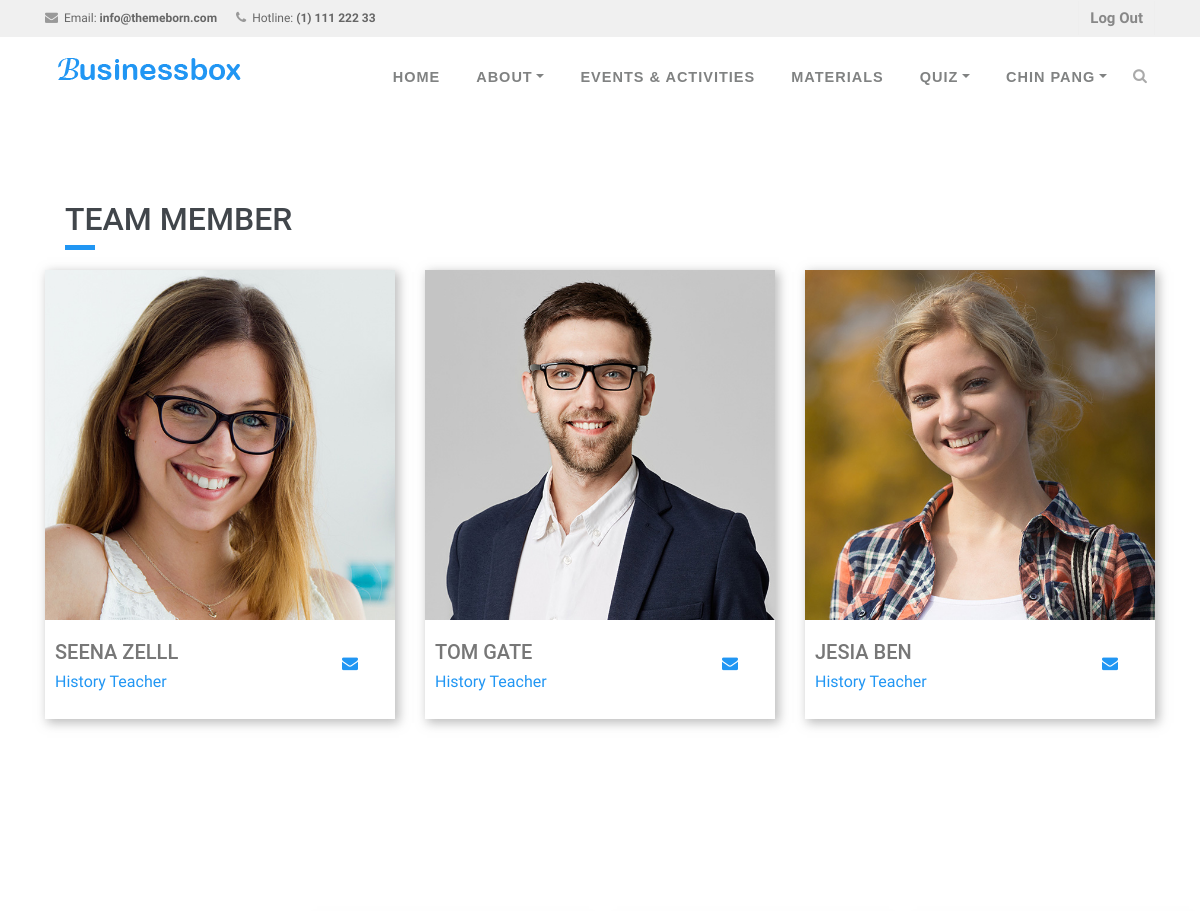
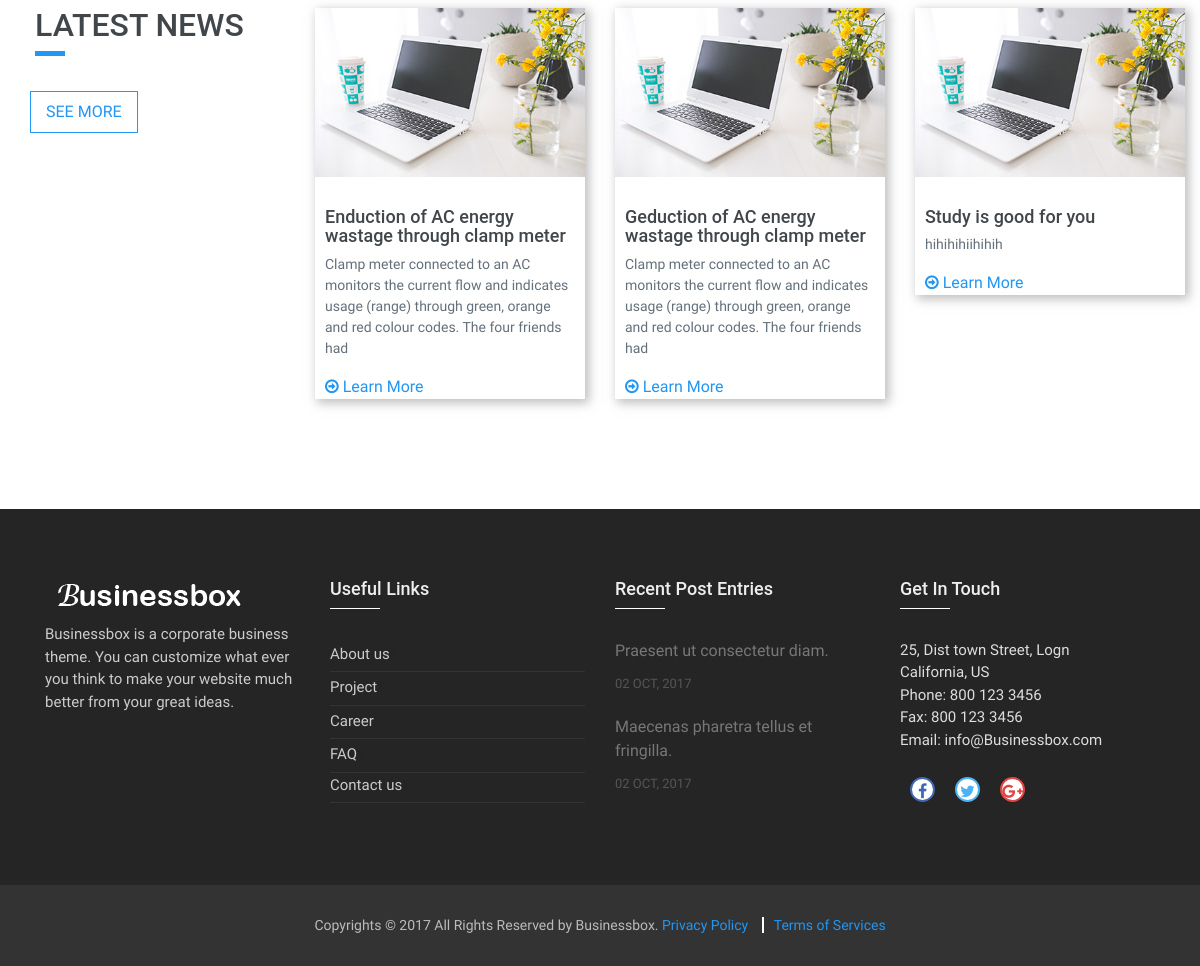
The app's page /System/team.php (signed in) with its own data (2 pictures, top to bottom).
### tables this page shows
CREATE TABLE IF NOT EXISTS `student` (
  `student_id` int(11) NOT NULL AUTO_INCREMENT,
  `student_fullname` varchar(255) NOT NULL,
  `student_ic` varchar(12) NOT NULL,
  `student_email` varchar(255) NOT NULL,
  `student_username` varchar(255) NOT NULL,
  `student_password` varchar(255) NOT NULL,
  `student_photo` text,
  `classroom_id` varchar(2) NOT NULL,
  `status` varchar(8) DEFAULT NULL,
  PRIMARY KEY (`student_id`)
);

CREATE TABLE IF NOT EXISTS `teacher` (
  `teacher_id` int(11) NOT NULL AUTO_INCREMENT,
  `teacher_fullname` varchar(255) NOT NULL,
  `teacher_ic` varchar(12) NOT NULL,
  `teacher_email` varchar(255) NOT NULL,
  `teacher_username` varchar(255) NOT NULL,
  `teacher_password` varchar(255) NOT NULL,
  `teacher_photo` text,
  PRIMARY KEY (`teacher_id`)
);

CREATE TABLE IF NOT EXISTS `announcement` (
  `ann_id` int(11) NOT NULL AUTO_INCREMENT,
  `ann_name` varchar(255) NOT NULL,
  `ann_content` text NOT NULL,
  `ann_image` varchar(255) NOT NULL,
  `teacher_id` int(11) NOT NULL,
  `date_uploaded` date NOT NULL,
  PRIMARY KEY (`ann_id`)
);

### System/team.php (the view, shortened to what this page needs)
<!DOCTYPE html>
<html lang="en">
  <head>
    <link href="css/bootstrap/bootstrap.min.css" rel="stylesheet">
    <link rel="stylesheet" href="font-awesome-4.7.0/css/font-awesome.min.css">
    <link rel="stylesheet" href="css/animate/animate.min.css">
    <link rel="stylesheet" href="css/owl-carousel/owl.carousel.min.css">
    <link rel="stylesheet" href="css/owl-carousel/owl.theme.default.min.css">
    <link rel="stylesheet" href="css/style.css">
    <link rel="stylesheet" href="css/team.css">
  </head>
  <body id="page-top">
    <header>
      <div class="top-menubar">
        <div class="topmenu">
          <div class="container">
            <div class="row">
              <div class="col-md-7">
                <ul class="list-inline top-contacts">
                  <li>
                    <i class="fa fa-envelope"></i> Email: <a href="mailto:info@themeborn.com"><b>info@themeborn.com</b></a>
                  </li>
                  <li>
                    <i class="fa fa-phone"></i> Hotline: <b>(1) 111 222 33</b>
                  </li>
                </ul>
              </div>
              <?php
              if(!isset($_SESSION['s_id']))
              {
              ?>
	              <div class="col-md-5">
	                <ul class="list-inline top-data">
	                  <li><a href="login.html" class="log-top">Login</a></li>
	                  <li><a href="register.html" class="log-top">Register</a></li>
	                </ul>
	              </div>
              <?php
              }else{
              ?>
              	<div class="col-md-5">
	                <ul class="list-inline top-data">
	                  <li><a href="logout.php" class="log-top">Log Out</a></li>
	                </ul>
	            </div>
	         <?php
	         }
	         ?>
            </div>
          </div>
        </div>
      </div>
      <nav class="navbar navbar-expand-lg navbar-light" id="mainNav" data-toggle="affix">
        <div class="container">
          <a class="navbar-brand smooth-scroll" href="index.php">
            <img src="img/logo-s.png" alt="logo">
          </a>
          <div class="collapse navbar-collapse" id="navbarResponsive">
            <ul class="navbar-nav ml-auto">
                <li class="nav-item" >
				<a class="nav-link smooth-scroll" href="index.php">Home</a></li>
                <li class="nav-item dropdown" >
                  <a class="nav-link dropdown-toggle smooth-scroll" href="#" id="navbarDropdownMenuLink" data-toggle="dropdown" aria-haspopup="true" aria-expanded="false">About</a>
                </li>
                <li class="nav-item" ><a class="nav-link smooth-scroll" href="news-list.php">Events & Activities</a></li>
                <?php
                if(isset($_SESSION['s_id']))
                {
                ?>
                <li class="nav-item" ><a class="nav-link smooth-scroll" href="material.php">Materials</a></li>
                <li class="nav-item dropdown" >
                  <a class="nav-link dropdown-toggle smooth-scroll" href="#" id="navbarDropdownMenuLink" data-toggle="dropdown" aria-haspopup="true" aria-expanded="false">Quiz</a>
                </li>
                <?php
                }
                ?>
                <?php
                if(isset($_SESSION['s_id']))
                {
                	$id = $_SESSION['s_id'];
                	include "conn.php";
                	$sql = "SELECT * FROM student WHERE student_id = '$id'";
                	$query = mysqli_query($conn, $sql);
                	if($rows = mysqli_fetch_array($query))
                	{
                ?>
	                <li class="nav-item dropdown" >
	                  <a class="nav-link dropdown-toggle smooth-scroll" href="#" id="navbarDropdownMenuLink" data-toggle="dropdown" aria-haspopup="true" aria-expanded="false"><?php echo $rows['student_fullname'] ?></a>
	                </li>
                <?php
                	}
                }
                ?>
                <li>
                  <i class="search fa fa-search search-btn"></i>
                </li>
            </ul>
          </div>
        </div>
      </nav>
    </header>
    <section id="comp-offer" class="team-p2">
      <div class="container">
        <div class="row">
          <div class="col-md-4 col-sm-6  desc-comp-offer">
            <h2>Team Member</h2>
            <div class="heading-border-light"></div>
          </div>
        </div>
        <div class="row">
        <?php
			include "conn.php";
			$sql = "SELECT * FROM teacher";
			$result = mysqli_query($conn, $sql);
			while($rows = mysqli_fetch_array($result))
			{
		  ?>
          <div class="col-md-4 col-sm-6 ">
            <div class="team-p2-cont wow fadeInUp" data-wow-delay="0.2s">
               <img src="admin/<?php echo $rows['teacher_photo'] ?>" class="img-fluid" alt="...">
               <?php
               echo "<h5>".$rows['teacher_fullname']."</h5>";
               ?>
               <h6>History Teacher</h6>
               <ul class="list-inline social-icon-f top-data">
                  <li><a href="mailto:<?php echo $rows['teacher_email']?>"><i class="fa top-social fa-envelope"></i></a></li>
                </ul>
              </div>
          </div>
          <?php
          	}
          ?>
        </div>
      </div>
    </section>
    <section id="comp-offer">
      <div class="container-fluid">
        <div class="row">
          <div class="col-md-3 col-sm-6  desc-comp-offer wow fadeInUp" data-wow-delay="0.2s">
            <h2>Latest News</h2>
            <div class="heading-border-light"></div>
            <button class="btn btn-general btn-green" role="button" onclick="window.location.href='news-list.php'">See More</button>
          </div>
			<?php
          	include "conn.php";
          	$sql = "SELECT *, LEFT (ann_content,150) AS 'ann_contentt' FROM announcement ORDER BY date_uploaded DESC LIMIT 3";
          	$query = mysqli_query($conn,$sql);
          	while($rows = mysqli_fetch_array($query))
          	{
          ?>
          <div class="col-md-3 col-sm-6 desc-comp-offer wow fadeInUp" data-wow-delay="0.4s">
            <div class="desc-comp-offer-cont">
              <?php
              	echo "<div class='thumbnail-blogs' onclick=\"window.location.href='news-details.php?id=".$rows['ann_id']."'\">";
              ?>
                  <img src="img/news/news-1.jpg" class="img-fluid" alt="...">
              </div>
              <h3><?php echo $rows['ann_name'] ?></h3>
              <p class="desc"><?php echo $rows['ann_contentt'] ?></p>
              <?php
              	echo "<a href='news-details.php?id=".$rows['ann_id']."'><i class='fa fa-arrow-circle-o-right'></i> Learn More</a>";
              ?>
            </div>
          </div>
          <?php
          	}
          ?>
        </div>
      </div>
    </section>
    <footer>
        <div id="footer-s1" class="footer-s1">
          <div class="footer">
            <div class="container">
              <div class="row">
                <div class="col-md-3 col-sm-6 ">
                  <div><img src="img/logo-w.png" alt="" class="img-fluid"></div>
                  <ul class="list-unstyled comp-desc-f">
                     <li><p>Businessbox is a corporate business theme. You can customize what ever you think to make your website much better from your great ideas. </p></li>
                  </ul><br>
                </div>
                <div class="col-md-3 col-sm-6 ">
                  <div class="heading-footer"><h2>Useful Links</h2></div>
                  <ul class="list-unstyled link-list">
                    <li><a href="about.html">About us</a><i class="fa fa-angle-right"></i></li>
                    <li><a href="project.html">Project</a><i class="fa fa-angle-right"></i></li>
                    <li><a href="careers.html">Career</a><i class="fa fa-angle-right"></i></li>
                    <li><a href="faq.html">FAQ</a><i class="fa fa-angle-right"></i></li>
                    <li><a href="contact.html">Contact us</a><i class="fa fa-angle-right"></i></li>
                  </ul>
                </div>
                <div class="col-md-3 col-sm-6 ">
                  <div class="heading-footer"><h2>Recent Post Entries</h2></div>
                  <ul class="list-unstyled thumb-list">
                    <li>
                      <div class="overflow-h">
                        <a href="#">Praesent ut consectetur diam.</a>
                        <small>02 OCT, 2017</small>
                      </div>
                    </li>
                    <li>
                      <div class="overflow-h">
                        <a href="#">Maecenas pharetra tellus et fringilla.</a>
                        <small>02 OCT, 2017</small>
                      </div>
                    </li>
                  </ul>
                </div>
                <div class="col-md-3 col-sm-6">
                  <div class="heading-footer"><h2>Get In Touch</h2></div>
                  <address class="address-details-f">
                    25, Dist town Street, Logn <br>
                    California, US <br>
                    Phone: 800 123 3456 <br>
                    Fax: 800 123 3456 <br>
                    Email: <a href="mailto:info@Businessbox.com" class="">info@Businessbox.com</a>
                  </address>
                  <ul class="list-inline social-icon-f top-data">
                    <li><a href="#" target="_empty"><i class="fa top-social fa-facebook"></i></a></li>
                    <li><a href="#" target="_empty"><i class="fa top-social fa-twitter"></i></a></li>
                    <li><a href="#" target="_empty"><i class="fa top-social fa-google-plus"></i></a></li>
                  </ul>
                </div>
              </div>
            </div>
          </div>
        </div>
        <div id="footer-bottom">
            <div class="container">
                <div class="row">
                    <div class="col-md-12">
                        <div id="footer-copyrights">
                            <p>Copyrights &copy; 2017 All Rights Reserved by Businessbox. <a href="#">Privacy Policy</a> <a href="#">Terms of Services</a></p>
                        </div>
                    </div>
                </div>
            </div>
        </div>
    </footer>
  </body>
</html>

### System/css/team.css (style rules this page uses)
.team-p2 .team-p2-cont { padding-bottom: 20px; box-shadow: 3px 3px 10px 1px rgba(158, 158, 158, 0.68); }
#team-p1 .team-p1-cont h5, .team-p2 .team-p2-cont h5 { padding-top: 20px; line-height: 25px; color:#777; padding-left: 10px; }
#team-p1 .team-p1-cont h6, .team-p2 .team-p2-cont h6 { color:#2196f3; padding-left: 10px; }
#team-p1 .team-p1-cont ul, .team-p2 .team-p2-cont ul { float: right; margin-top: -60px; padding-right: 20px; }
#team-p1 .team-p1-cont ul li>a>i, .team-p2 .team-p2-cont ul li>a>i { padding: 2px; height: 30px; width: 30px; }

### records on screen
student: student_fullname "CHIN PANG"
teacher: teacher_photo (picture), teacher_fullname "SEENA ZELLL"
teacher: teacher_photo (picture), teacher_fullname "TOM GATE"
teacher: teacher_photo (picture), teacher_fullname "JESIA BEN"
announcement: ann_name "Enduction of AC energy wastage through clamp meter", ann_contentt "Clamp meter connected to an AC monitors the current flow and indicates usage (range) through green, orange and red colour codes. The four friends had"
announcement: ann_name "Geduction of AC energy wastage through clamp meter", ann_contentt "Clamp meter connected to an AC monitors the current flow and indicates usage (range) through green, orange and red colour codes. The four friends had"
announcement: ann_name "Study is good for you", ann_contentt "hihihihiihihih"
